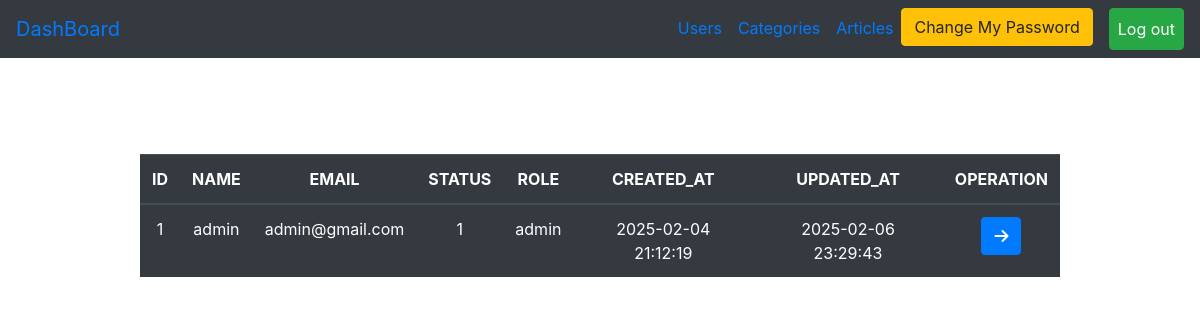
Screenshot of /Admin/users.php?page=show&user_id=1 (signed in) with the database file from the repository.
### tables this page shows
CREATE TABLE `users` (
  `user_id` int(11) NOT NULL,
  `username` varchar(255) NOT NULL,
  `email` varchar(255) NOT NULL,
  `password` varchar(255) NOT NULL,
  `status` enum('0','1') NOT NULL,
  `role` enum('user','admin','author') NOT NULL,
  `created_at` timestamp NULL DEFAULT NULL,
  `updated_at` timestamp NULL DEFAULT NULL
);

### Admin/users.php (the view)
<?php
include("initials.php");
if (isset($_SESSION['login'])) {
    $page = "All";
    if (isset($_GET['page'])) {
        $page = $_GET['page'];
    }
    if ($page == "All") {
        $statment1 = $connect->prepare("SELECT * FROM users");
        $statment1->execute();
        $usercount = $statment1->rowCount();
        $result = $statment1->fetchall();
?>
        <div class="container ">
            <div class="row">
                <div class="col-md-10 m-auto pt-5">
                    <?php
                    if (isset($_SESSION['message'])) {
                        echo "<h4 class='text-center alert alert-success'>" . $_SESSION['message'] . "</h4>";
                        unset($_SESSION['message']);
                        header("Refresh:4;url=users.php");
                    }
                    ?>
                    <h4 class="text-center">Detailes Of Users <span class="badge badge-primary"><?php echo $usercount ?></span>
                        <a class="badge badge-success" href="?page=create">Ceate New User</a>
                    </h4>
                    <table class="table table-dark mt-5 pt-5 text-center">
                        <thead>
                            <tr>
                                <th scope="col">ID</th>
                                <th scope="col">NAME</th>
                                <th scope="col">EMAIL</th>
                                <th scope="col">STATUS</th>
                                <th scope="col">ROLE</th>
                                <th scope="col">OPERATION</th>
                            </tr>
                        </thead>
                        <tbody>
                            <?php
                            foreach ($result as $item) {
                            ?>
                                <tr>
                                    <td><?php echo $item['user_id'] ?></td>
                                    <td><?php echo $item['username'] ?></td>
                                    <td><?php echo $item['email'] ?></td>
                                    <td><?php echo $item['status'] ?></td>
                                    <td><?php echo $item['role'] ?></td>
                                    <td><a href="?page=show&user_id=<?php echo $item['user_id'] ?>" class="btn btn-primary"><i class="fa-solid fa-eye"></i></a>
                                        <a href="?page=edit&user_id=<?php echo $item['user_id'] ?>" class="btn btn-success"><i class="fa-solid fa-pen-to-square"></i></a>
                                        <a href="?page=delete&user_id=<?php echo $item['user_id'] ?>" class="btn btn-danger"><i class="fa-solid fa-trash"></i></a>
                                    </td>
                                </tr>
                            <?php
                            }
                            ?>
                        </tbody>
                    </table>
                </div>
            </div>
        </div>
    <?php
    } else if ($page == "show") {
        if (isset($_GET['user_id'])) {
            $user_id = $_GET['user_id'];
        }
        $statment1 = $connect->prepare("SELECT * FROM users WHERE	user_id =?");
        $statment1->execute(array($user_id));
        $item = $statment1->fetch();
    ?>
        <div class="container ">
            <div class="row">
                <div class="col-md-10 m-auto pt-5">
                    <table class="table table-dark mt-5 pt-5 text-center">
                        <thead>
                            <tr>
                                <th scope="col">ID</th>
                                <th scope="col">NAME</th>
                                <th scope="col">EMAIL</th>
                                <th scope="col">STATUS</th>
                                <th scope="col">ROLE</th>
                                <th scope="col">CREATED_AT</th>
                                <th scope="col">UPDATED_AT</th>
                                <th scope="col">OPERATION</th>
                            </tr>
                        </thead>
                        <tbody>
                            <tr>
                                <td><?php echo $item['user_id'] ?></td>
                                <td><?php echo $item['username'] ?></td>
                                <td><?php echo $item['email'] ?></td>
                                <td><?php echo $item['status'] ?></td>
                                <td><?php echo $item['role'] ?></td>
                                <td><?php echo $item['created_at'] ?></td>
                                <td><?php echo $item['updated_at'] ?></td>
                                <td><a href="users.php" class="btn btn-primary"><i class="fa-solid fa-arrow-right"></i></a></td>
                            </tr>
                        </tbody>
                    </table>
                </div>
            </div>
        </div>
    <?php
    } else if ($page == "delete") {
        if (isset($_GET['user_id'])) {
            $user_id = $_GET['user_id'];
        }
        $statment = $connect->prepare("DELETE FROM users WHERE user_id =?");
        $statment->execute(array($user_id));
        $_SESSION['message'] = "Deleted Sucessfully";
        header("Location:users.php");
    } else if ($page == "create") {
    ?>
        <div class="container">
            <div class="row">
                <div class="col-md-10 mt-5">
                    <h4 class="text-center">CREATE USER PAGE</h4>
                    <form action="?page=savenew" method="post">
                        <label>USERNAME</label>
                        <input type="text" name="name" class="form-control mb-3">
                        <label>EMAIL</label>
                        <input type="email" name="email" class="form-control mb-3">
                        <label>PASSWORD</label>
                        <input type="password" name="pass" class="form-control mb-3">
                        <label>STATUS</label>
                        <select name="status" class="form-control mb-3">
                            <option value="1">active</option>
                            <option value="0">block</option>
                        </select>
                        <label>ROLE</label>
                        <select name="role" class="form-control mb-3">
                            <option value="admin">admin</option>
                            <option value="user">user</option>
                        </select>
                        <input type="submit" value="Create New User" class="form-control mt-3 btn btn-success ">
                    </form>
                </div>
            </div>
        </div>
    <?php
    } else if ($page == "savenew") {
        if ($_SERVER['REQUEST_METHOD'] == "POST") {
            $name = $_POST['name'];
            $email = $_POST['email'];
            $pass = $_POST['pass'];
            $status = $_POST['status'];
            $role = $_POST['role'];
            $statment = $connect->prepare("select * from users where email=?");
            $statment->execute(array($email));
            $count = $statment->rowcount();
            $item = $statment->fetch();
            if ($count > 0) {
                echo "<h4 class='text-center alert alert-danger'>This Account Already Registed</h4>";
                header("Refresh:3;url=users.php?page=create");
            } else {
                try {
                    $statment = $connect->prepare("insert into users
                    (username,email,`password`,`status`,`role`,created_at)
                    values(?,?,?,?,?,now())");
                    $statment->execute(array( $name, $email, $pass, $status, $role));
                    $_SESSION['message'] = "CREATED SUCESSFULLY";
                    header("Location:users.php");
                } catch (PDOException $e) {
                    echo "<h4 class='text-center alert alert-danger'>DUPLICATED IN ID</h4>";
                    header("Refresh:3;url=users.php?page=create");
                }
            }
        }
    } else if ($page == "edit") {
        if (isset($_GET['user_id'])) {
            $user_id = $_GET['user_id'];
        }
        $statment = $connect->prepare("SELECT * FROM users WHERE user_id =?");
        $statment->execute(array($user_id));
        $item = $statment->fetch();
    ?>
        <div class="container">
            <div class="row">
                <div class="col-md-10 mt-5">
                    <h4 class="text-center">UPDATE USER PAGE</h4>
                    <form action="?page=update" method="post">
                        <input type="hidden" name="old_id" value="<?php echo $item['user_id']; ?>" class="form-control mb-3 ">
                        <label>USERNAME</label>
                        <input type="text" name="name" value="<?php echo $item['username']; ?>" class="form-control mb-3">
                        <label>EMAIL</label>
                        <input type="email" name="email" value="<?php echo $item['email']; ?>" class="form-control mb-3">
                        <label>STATUS</label>
                        <select name="status" class="form-control mb-3">
                            <?php
                            if ($item['status'] == 1) {
                                echo '<option value="1" selected>active</option>';
                                echo '<option value="0">block</option>';
                            } else {
                                echo '<option value="1" >active</option> ';
                                echo  '<option value="0" selected>block</option>';
                            }
                            ?>
                        </select>
                        <label>ROLE</label>
                        <select name="role" class="form-control mb-3">
                            <?php
                            if ($item['role'] == "admin") {
                                echo '<option value="admin" selected>admin</option> ';
                                echo  '<option value="user">user</option>';
                            } else {
                                echo '<option value="admin">admin</option> ';
                                echo  '<option value="user" selected>user</option>';
                            }
                            ?>
                        </select>
                        <input type="submit" value="Update User" class="form-control mt-3 btn btn-success ">
                    </form>
                </div>
            </div>
        </div>
    <?php
    } else if ($page == "update") {
        if ($_SERVER['REQUEST_METHOD'] == "POST") {
            $old_id = $_POST['old_id'];
            $name = $_POST['name'];
            $email = $_POST['email'];
            $status = $_POST['status'];
            $role = $_POST['role'];
            $statment = $connect->prepare("select email from users where user_id = ?");
            $statment->execute(array($old_id));
            $old_email = $statment->fetchColumn();
            if ($email != $old_email) {
                $statment = $connect->prepare("select * from users where email=?");
                $statment->execute(array($email));
                $count = $statment->rowcount();
                $item = $statment->fetch();
                if ($count > 0) {
                    echo "<h4 class='text-center alert alert-danger'>This Account Already Registed</h4>";
                    header("Refresh:3;url=users.php?page=edit&user_id=$old_id");
                    exit;
                }
            }
            try {
                $statment = $connect->prepare("UPDATE USERS SET username=?, email=?, `status`=?, `role`=?, updated_at=now() WHERE user_id=?");
                $statment->execute(array($name, $email, $status, $role, $old_id));
                $_SESSION['message'] = "UPDATED SUCESSFULLY";
                header("Location:users.php");
            } catch (PDOException $e) {
                echo "<h4 class='text-center alert alert-danger'>DUPLICATED IN ID</h4>";
                header("Refresh:3;url=users.php?page=edit&user_id=$old_id");
            }
        }
    }
    ?>
<?php
} else {
    $_SESSION['message'] = "Please Login First";
    header("Location:../login.php");
}
include("Includes/temp/footer.php");
?>

### rows the page displays
users: user_id "1", username "admin", email "admin@gmail.com", status "1", role "admin", created_at "2025-02-04 21:12:19", updated_at "2025-02-06 23:29:43"
